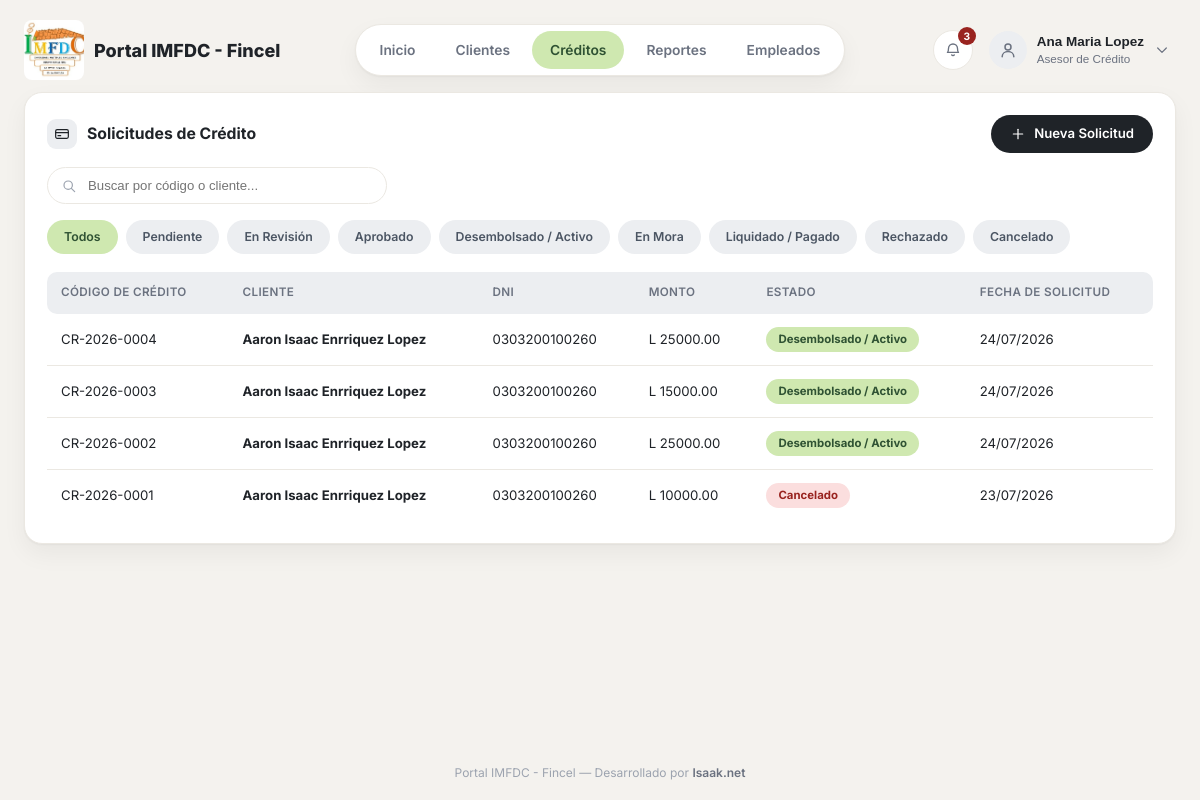
Page /financiera/prestamos/ (signed in) on the earlier database version.
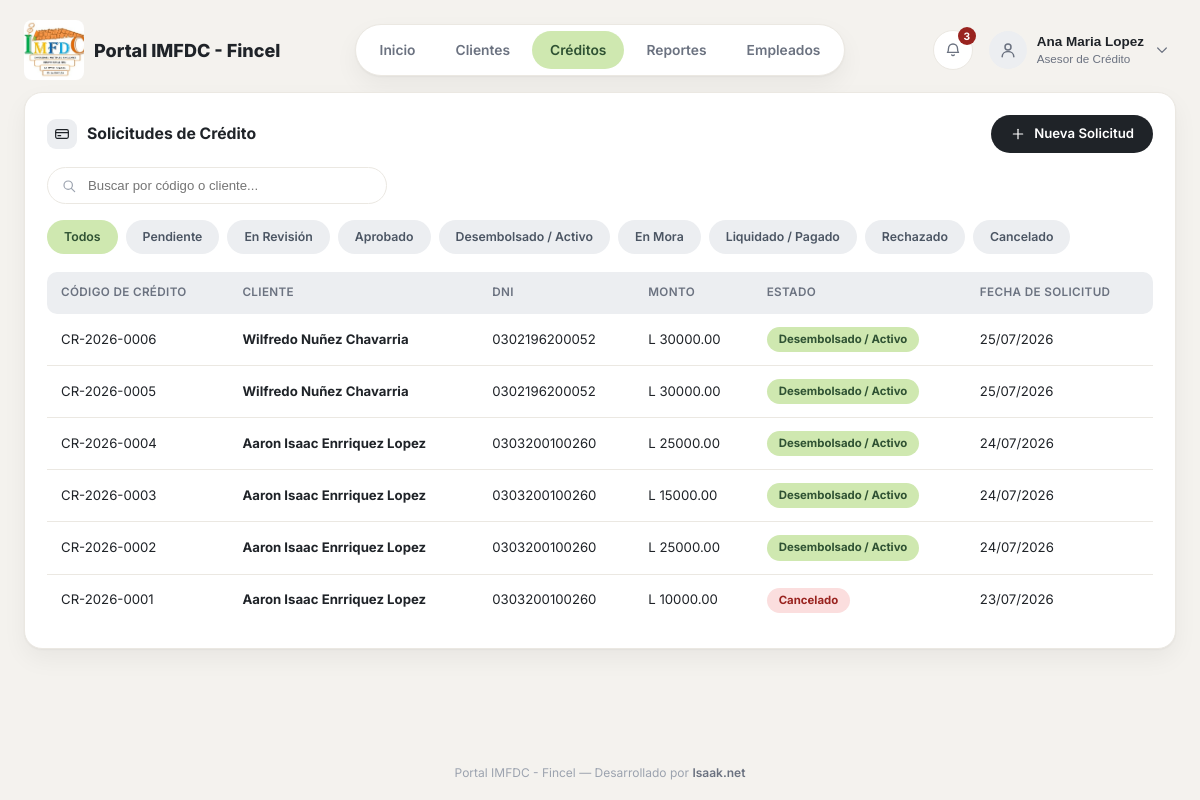
Same page on the later database version.
### financiera/models.py (models this page shows, shortened)
class Prestamo(models.Model):
    FRECUENCIA_SEMANAL = 'SEMANAL'
    FRECUENCIA_QUINCENAL = 'QUINCENAL'
    FRECUENCIA_MENSUAL = 'MENSUAL'
    FRECUENCIA_CHOICES = [
        (FRECUENCIA_SEMANAL, 'Semanal'),
        (FRECUENCIA_QUINCENAL, 'Quincenal'),
        (FRECUENCIA_MENSUAL, 'Mensual'),
    ]
    TIPO_CREDITO_PERSONAL = 'PERSONAL'
    TIPO_CREDITO_HIPOTECARIO = 'HIPOTECARIO'
    TIPO_CREDITO_CHOICES = [
        (TIPO_CREDITO_PERSONAL, 'Personal'),
        (TIPO_CREDITO_HIPOTECARIO, 'Hipotecario'),
    ]
    DESTINO_MEJORAS = 'MEJORAS'
    DESTINO_PAGO_DEUDA = 'PAGO_DEUDA'
    DESTINO_COLEGIATURA = 'COLEGIATURA'
    DESTINO_GASTOS_MEDICOS = 'GASTOS_MEDICOS'
    DESTINO_CONSUMO = 'CONSUMO'
    DESTINO_CHOICES = [
        (DESTINO_MEJORAS, 'Mejoras'),
        (DESTINO_PAGO_DEUDA, 'Pago de deuda'),
        (DESTINO_COLEGIATURA, 'Pago de colegiatura'),
        (DESTINO_GASTOS_MEDICOS, 'Gastos médicos'),
        (DESTINO_CONSUMO, 'Consumo'),
    ]
    ESTADO_PENDIENTE = 'PENDIENTE'
    ESTADO_EN_REVISION = 'EN_REVISION'
    ESTADO_APROBADO = 'APROBADO'
    ESTADO_DESEMBOLSADO = 'DESEMBOLSADO'
    ESTADO_EN_MORA = 'EN_MORA'
    ESTADO_LIQUIDADO = 'LIQUIDADO'
    ESTADO_RECHAZADO = 'RECHAZADO'
    ESTADO_CANCELADO = 'CANCELADO'
    ESTADO_CHOICES = [
        (ESTADO_PENDIENTE, 'Pendiente'),
        (ESTADO_EN_REVISION, 'En Revisión'),
        (ESTADO_APROBADO, 'Aprobado'),
        (ESTADO_DESEMBOLSADO, 'Desembolsado / Activo'),
        (ESTADO_EN_MORA, 'En Mora'),
        (ESTADO_LIQUIDADO, 'Liquidado / Pagado'),
        (ESTADO_RECHAZADO, 'Rechazado'),
        (ESTADO_CANCELADO, 'Cancelado'),
    ]
    TRANSICIONES = {
        ESTADO_PENDIENTE: {
            ESTADO_EN_REVISION: 'evaluar',
            ESTADO_RECHAZADO: 'rechazar',
            ESTADO_CANCELADO: 'crear_credito',
        },
        ESTADO_EN_REVISION: {
            ESTADO_APROBADO: 'aprobar',
            ESTADO_RECHAZADO: 'rechazar',
        },
        ESTADO_APROBADO: {
            ESTADO_DESEMBOLSADO: 'desembolsar',
            ESTADO_CANCELADO: 'aprobar',
        },
        ESTADO_DESEMBOLSADO: {
            ESTADO_EN_MORA: None,
            ESTADO_LIQUIDADO: None,
        },
        ESTADO_EN_MORA: {
            ESTADO_DESEMBOLSADO: None,
            ESTADO_LIQUIDADO: None,
        },
    }
    codigo_credito = models.CharField(max_length=20, unique=True, editable=False)
    cliente = models.ForeignKey(Cliente, on_delete=models.PROTECT, related_name='prestamos')
    monto_solicitado = models.DecimalField(max_digits=12, decimal_places=2, validators=[MONTO_POSITIVO])
    tasa_interes_mensual = models.DecimalField(max_digits=5, decimal_places=2, validators=[VALOR_NO_NEGATIVO])
    plazo_meses = models.PositiveIntegerField(validators=[MinValueValidator(1, message='Debe ser al menos 1 mes.')])
    frecuencia_pago = models.CharField(max_length=15, choices=FRECUENCIA_CHOICES, default=FRECUENCIA_MENSUAL)
    tipo_credito = models.CharField(
        'Tipo de Crédito', max_length=15, choices=TIPO_CREDITO_CHOICES, default=TIPO_CREDITO_PERSONAL,
    )
    destino = models.CharField('Destino del préstamo', max_length=20, choices=DESTINO_CHOICES)
    estado = models.CharField(max_length=20, choices=ESTADO_CHOICES, default=ESTADO_PENDIENTE)
    fecha_solicitud = models.DateTimeField(auto_now_add=True)
    fecha_aprobacion = models.DateTimeField(null=True, blank=True)
    fecha_desembolso = models.DateTimeField(null=True, blank=True)
    asesor = models.ForeignKey(
        Empleado, on_delete=models.SET_NULL, null=True, blank=True, related_name='prestamos_asesorados'
    )
    aprobado_por = models.ForeignKey(
        Empleado, on_delete=models.SET_NULL, null=True, blank=True, related_name='prestamos_aprobados'
    )
    desembolsado_por = models.ForeignKey(
        Empleado, on_delete=models.SET_NULL, null=True, blank=True, related_name='prestamos_desembolsados'
    )
    class Meta:
        verbose_name = 'Préstamo'
        verbose_name_plural = 'Préstamos'
        ordering = ['-fecha_solicitud']

class Cliente(models.Model):
    TIPO_ID_IDENTIDAD = 'IDENTIDAD'
    TIPO_ID_CARNET_RESIDENCIA = 'CARNET_RESIDENCIA'
    TIPO_ID_PASAPORTE = 'PASAPORTE'
    TIPO_IDENTIFICACION_CHOICES = [
        (TIPO_ID_IDENTIDAD, 'Identidad'),
        (TIPO_ID_CARNET_RESIDENCIA, 'Carnet de Residencia'),
        (TIPO_ID_PASAPORTE, 'Pasaporte'),
    ]
    GENERO_FEMENINO = 'FEMENINO'
    GENERO_MASCULINO = 'MASCULINO'
    GENERO_CHOICES = [
        (GENERO_FEMENINO, 'Femenino'),
        (GENERO_MASCULINO, 'Masculino'),
    ]
    NACIONALIDAD_HONDURENA = 'HONDURENA'
    NACIONALIDAD_EXTRANJERA = 'EXTRANJERA'
    NACIONALIDAD_CHOICES = [
        (NACIONALIDAD_HONDURENA, 'Hondureña'),
        (NACIONALIDAD_EXTRANJERA, 'Extranjera'),
    ]
    ESTADO_CIVIL_SOLTERO = 'SOLTERO'
    ESTADO_CIVIL_CASADO = 'CASADO'
    ESTADO_CIVIL_DIVORCIADO = 'DIVORCIADO'
    ESTADO_CIVIL_UNION_LIBRE = 'UNION_LIBRE'
    ESTADO_CIVIL_CHOICES = [
        (ESTADO_CIVIL_SOLTERO, 'Soltero(a)'),
        (ESTADO_CIVIL_CASADO, 'Casado(a)'),
        (ESTADO_CIVIL_DIVORCIADO, 'Divorciado(a)'),
        (ESTADO_CIVIL_UNION_LIBRE, 'Unión libre'),
    ]
    TIPO_EMPRESA_PRIVADA = 'PRIVADA'
    TIPO_EMPRESA_PUBLICA = 'PUBLICA'
    TIPO_EMPRESA_ONG = 'ONG'
    TIPO_EMPRESA_CHOICES = [
        (TIPO_EMPRESA_PRIVADA, 'Empresa privada'),
        (TIPO_EMPRESA_PUBLICA, 'Empresa pública'),
        (TIPO_EMPRESA_ONG, 'ONG'),
    ]
    TIPO_EMPLEADO_INDEPENDIENTE = 'INDEPENDIENTE'
    TIPO_EMPLEADO_PROPIETARIO = 'PROPIETARIO'
    TIPO_EMPLEADO_COMERCIANTE = 'COMERCIANTE'
    TIPO_EMPLEADO_CHOICES = [
        (TIPO_EMPLEADO_INDEPENDIENTE, 'Profesional independiente'),
        (TIPO_EMPLEADO_PROPIETARIO, 'Propietario'),
        (TIPO_EMPLEADO_COMERCIANTE, 'Comerciante individual'),
    ]
    RANGO_SALARIO_CHOICES = [
        ('RANGO_1', 'L 0 – L 8,500.00'),
        ('RANGO_2', 'L 8,501.00 – L 26,500.00'),
        ('RANGO_3', 'L 26,501.00 – L 54,000.00'),
        ('RANGO_4', 'L 54,001.00 – L 108,000.00'),
        ('RANGO_5', 'L 108,001.00 – L 150,000.00'),
        ('RANGO_6', 'L 150,001.00 – L 200,000.00'),
        ('RANGO_7', 'L 200,001.00 en adelante'),
    ]
    primer_nombre = models.CharField(max_length=75)
    segundo_nombre = models.CharField(max_length=75, blank=True)
    primer_apellido = models.CharField(max_length=75)
    segundo_apellido = models.CharField(max_length=75, blank=True)
    fecha_nacimiento = models.DateField()
    lugar_nacimiento = models.CharField(max_length=150)
    tipo_identificacion = models.CharField(max_length=20, choices=TIPO_IDENTIFICACION_CHOICES, default=TIPO_ID_IDENTIDAD)
    numero_identificacion = models.CharField('No. de Identificación', max_length=20, unique=True, db_index=True)
    genero = models.CharField(max_length=10, choices=GENERO_CHOICES)
    nacionalidad = models.CharField(max_length=15, choices=NACIONALIDAD_CHOICES)
    profesion_ocupacion_oficio = models.CharField('Profesión / Ocupación / Oficio', max_length=150)
    telefono_fijo = models.CharField(max_length=20, blank=True)
    celular = models.CharField(max_length=20)
    email_personal = models.EmailField(blank=True)
    direccion_colonia_barrio = models.CharField('Colonia / Barrio / Aldea', max_length=150)
    calle_avenida = models.CharField('Calle / Avenida', max_length=150)
    numero_casa = models.CharField('No. de Casa', max_length=30, blank=True)
    punto_referencia = models.CharField(max_length=255, blank=True)
    municipio = models.CharField(max_length=100)
    departamento = models.CharField(max_length=100)
    pais = models.CharField(max_length=100, default='Honduras')
    estado_civil = models.CharField(max_length=15, choices=ESTADO_CIVIL_CHOICES)
    numero_dependientes = models.PositiveIntegerField(default=0)
    nombre_conyuge = models.CharField(max_length=150, blank=True)
    conyuge_telefono_fijo = models.CharField(max_length=20, blank=True)
    conyuge_celular = models.CharField(max_length=20, blank=True)
    conyuge_empresa = models.CharField('Empresa donde labora el cónyuge', max_length=150, blank=True)
    ref1_nombre = models.CharField('Referencia 1 - Nombre completo', max_length=150)
    ref1_telefono_fijo = models.CharField('Referencia 1 - Teléfono fijo', max_length=20, blank=True)
    ref1_celular = models.CharField('Referencia 1 - Celular', max_length=20)
    ref2_nombre = models.CharField('Referencia 2 - Nombre completo', max_length=150, blank=True)
    ref2_telefono_fijo = models.CharField('Referencia 2 - Teléfono fijo', max_length=20, blank=True)
    ref2_celular = models.CharField('Referencia 2 - Celular', max_length=20, blank=True)
    tipo_empresa = models.CharField(max_length=15, choices=TIPO_EMPRESA_CHOICES)
    tipo_empleado = models.CharField(max_length=15, choices=TIPO_EMPLEADO_CHOICES)
    empresa_nombre = models.CharField('Nombre de la empresa en la que labora', max_length=150)
    empresa_fecha_ingreso = models.DateField()
    empresa_anios_laborando = models.DecimalField(
        'Años laborando', max_digits=4, decimal_places=1, validators=[VALOR_NO_NEGATIVO]
    )
    cargo_actual = models.CharField(max_length=100)
    empresa_telefono = models.CharField(max_length=20)
    empresa_email = models.EmailField(blank=True)
    empresa_direccion = models.CharField(max_length=255)
    empresa_ciudad = models.CharField(max_length=100)
    empresa_municipio = models.CharField(max_length=100)
    empresa_departamento = models.CharField(max_length=100)
    gerente_rrhh_nombre = models.CharField('Nombre del Gerente / Jefe de Recursos Humanos', max_length=150, blank=True)
    jefe_inmediato_nombre = models.CharField('Nombre del Jefe inmediato', max_length=150, blank=True)
    actividad_economica = models.CharField('Actividad Económica / Negocio', max_length=150, blank=True)
    ingresos_mensuales = models.DecimalField(
        'Ingreso Mensual', max_digits=12, decimal_places=2, default=0, validators=[VALOR_NO_NEGATIVO]
    )
    rango_salario = models.CharField(max_length=10, choices=RANGO_SALARIO_CHOICES)
    asesor = models.ForeignKey(
        Empleado, on_delete=models.SET_NULL, null=True, blank=True, related_name='clientes'
    )
    created_at = models.DateTimeField(auto_now_add=True)
    updated_at = models.DateTimeField(auto_now=True)
    class Meta:
        verbose_name = 'Cliente'
        verbose_name_plural = 'Clientes'
    @property
    def nombre_completo(self):
        partes = [self.primer_nombre, self.segundo_nombre, self.primer_apellido, self.segundo_apellido]
        return ' '.join(parte for parte in partes if parte)

### financiera/views.py (the view, shortened to what this page needs)
# urls.py: path('prestamos/', views.prestamos_lista, name='prestamos_lista'),
@login_required
def prestamos_lista(request):
    actualizar_estados_mora()
    estado = request.GET.get('estado', '')
    q = request.GET.get('q', '').strip()
    prestamos_qs = Prestamo.objects.select_related('cliente').all()
    if estado:
        prestamos_qs = prestamos_qs.filter(estado=estado)
    page_obj = Paginator(prestamos_qs, REGISTROS_POR_PAGINA).get_page(request.GET.get('page'))
    return render(request, 'financiera/prestamos_lista.html', {
        'prestamos': page_obj,
        'page_obj': page_obj,
        'estado_actual': estado,
        'estados': Prestamo.ESTADO_CHOICES,
        'q': q,
    })

### empleados/context_processors.py (called while the page is built)
def notificaciones(request):
    if not request.user.is_authenticated:
        return {}
    empleado = getattr(request.user, 'empleado', None)
    if empleado is None:
        return {}
    return {
        'notificaciones_recientes': empleado.notificaciones.all()[:8],
        'notificaciones_no_leidas': empleado.notificaciones.filter(leida=False).count(),
    }

### financiera/services/mora.py (called while the page is built, shortened)
def actualizar_estados_mora(hoy=None):
    hoy = hoy or timezone.localdate()
    cuotas_vencidas = CuotaAmortizacion.objects.filter(
        estado_cuota__in=[CuotaAmortizacion.ESTADO_PENDIENTE, CuotaAmortizacion.ESTADO_PAGADO_PARCIAL],
        fecha_vencimiento__lt=hoy,
    ).select_related('prestamo')
    prestamos_en_mora = set()
    for cuota in cuotas_vencidas:
        cuota.estado_cuota = CuotaAmortizacion.ESTADO_VENCIDO
        cuota.save(update_fields=['estado_cuota'])
        prestamos_en_mora.add(cuota.prestamo_id)
    return len(prestamos_en_mora)

### financiera/templates/financiera/prestamos_lista.html (shortened to what this page needs)
{% extends 'base.html' %}
{% block content %}
<div class="card">
    <div class="card-actions-row">
        <div class="card-title" style="margin-bottom: 0;">
            <span class="icon-badge-sm">{% include 'partials/_icon.html' with name='credit-card' size=16 %}</span>
            Solicitudes de Crédito
        </div>
        <a href="{% url 'financiera:prestamo_crear' %}" class="btn btn-dark">
            {% include 'partials/_icon.html' with name='plus' size=16 %}Nueva Solicitud
        </a>
    </div>
    <form method="GET" class="search-form">
        <span class="search-icon">{% include 'partials/_icon.html' with name='search' size=16 %}</span>
        <input type="search" name="q" value="{{ q }}" placeholder="Buscar por código o cliente...">
    </form>
    <div class="filter-row">
        <a href="{% url 'financiera:prestamos_lista' %}{% if q %}?q={{ q }}{% endif %}" class="filter-pill {% if not estado_actual %}active{% endif %}">Todos</a>
        {% for value, label in estados %}
            <a href="?estado={{ value }}{% if q %}&q={{ q }}{% endif %}" class="filter-pill {% if estado_actual == value %}active{% endif %}">{{ label }}</a>
        {% endfor %}
    </div>
    {% if prestamos %}
        <div class="table-wrap">
        <table class="data-table">
            <thead>
                <tr>
                    <th>Código de Crédito</th>
                    <th>Cliente</th>
                    <th>DNI</th>
                    <th>Monto</th>
                    <th>Estado</th>
                    <th>Fecha de Solicitud</th>
                </tr>
            </thead>
            <tbody>
                {% for prestamo in prestamos %}
                    <tr>
                        <td>{{ prestamo.codigo_credito }}</td>
                        <td><a class="link" href="{% url 'financiera:prestamo_detalle' prestamo.pk %}">{{ prestamo.cliente.nombre_completo }}</a></td>
                        <td>{{ prestamo.cliente.numero_identificacion }}</td>
                        <td>L {{ prestamo.monto_solicitado }}</td>
                        <td>
                            {% if prestamo.estado == 'APROBADO' or prestamo.estado == 'DESEMBOLSADO' or prestamo.estado == 'LIQUIDADO' %}
                                <span class="badge badge-success">{{ prestamo.get_estado_display }}</span>
                            {% elif prestamo.estado == 'PENDIENTE' or prestamo.estado == 'EN_REVISION' %}
                                <span class="badge badge-warn">{{ prestamo.get_estado_display }}</span>
                            {% elif prestamo.estado == 'EN_MORA' or prestamo.estado == 'RECHAZADO' or prestamo.estado == 'CANCELADO' %}
                                <span class="badge badge-danger">{{ prestamo.get_estado_display }}</span>
                            {% else %}
                                <span class="badge badge-neutral">{{ prestamo.get_estado_display }}</span>
                            {% endif %}
                        </td>
                        <td>{{ prestamo.fecha_solicitud|date:'d/m/Y' }}</td>
                    </tr>
                {% endfor %}
            </tbody>
        </table>
        </div>
    {% else %}
        <p class="empty-state">No hay solicitudes de crédito en este filtro.</p>
    {% endif %}
</div>
{% endblock %}

Differences in the rows shown:
added Prestamo: codigo_credito "CR-2026-0006", cliente.nombre_completo "Wilfredo Nuñez Chavarria", cliente.numero_identificacion "0302196200052", monto_solicitado "30000.00", estado "Desembolsado / Activo", fecha_solicitud "25/07/2026"
added Prestamo: codigo_credito "CR-2026-0005", cliente.nombre_completo "Wilfredo Nuñez Chavarria", cliente.numero_identificacion "0302196200052", monto_solicitado "30000.00", estado "Desembolsado / Activo", fecha_solicitud "25/07/2026"
